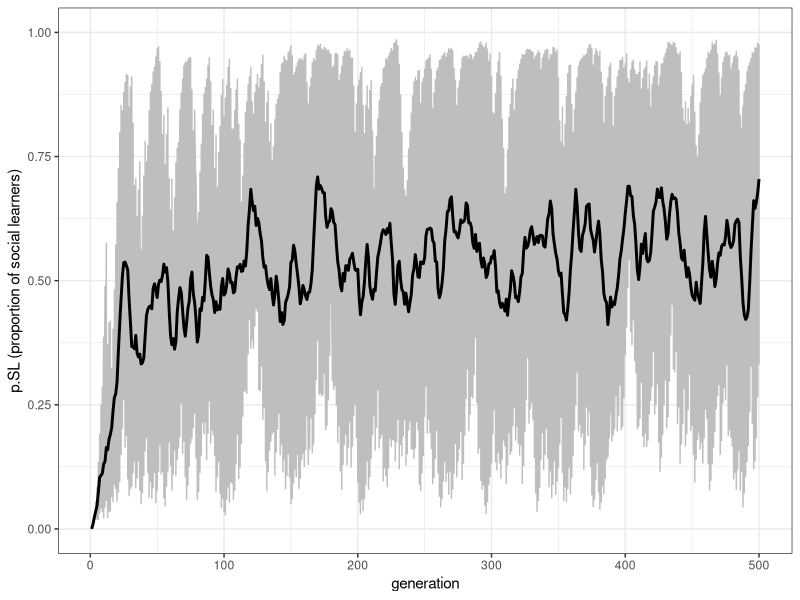
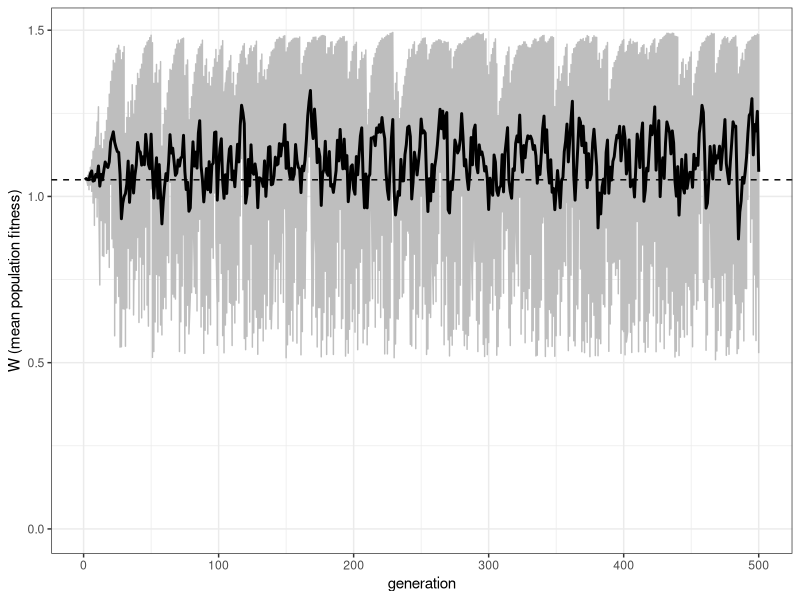
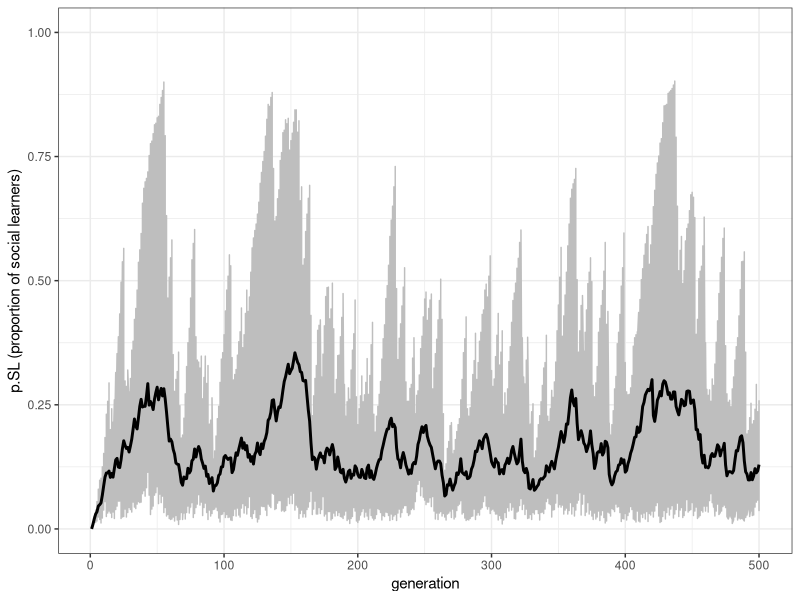
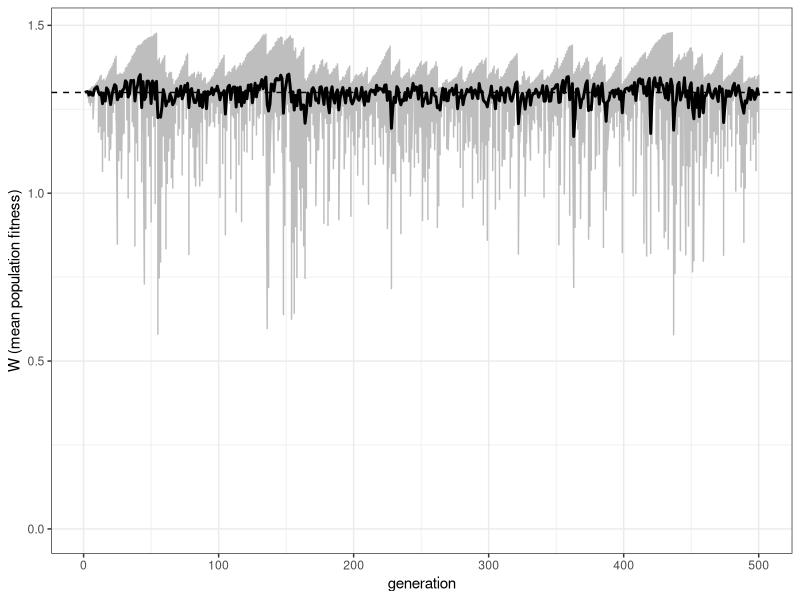
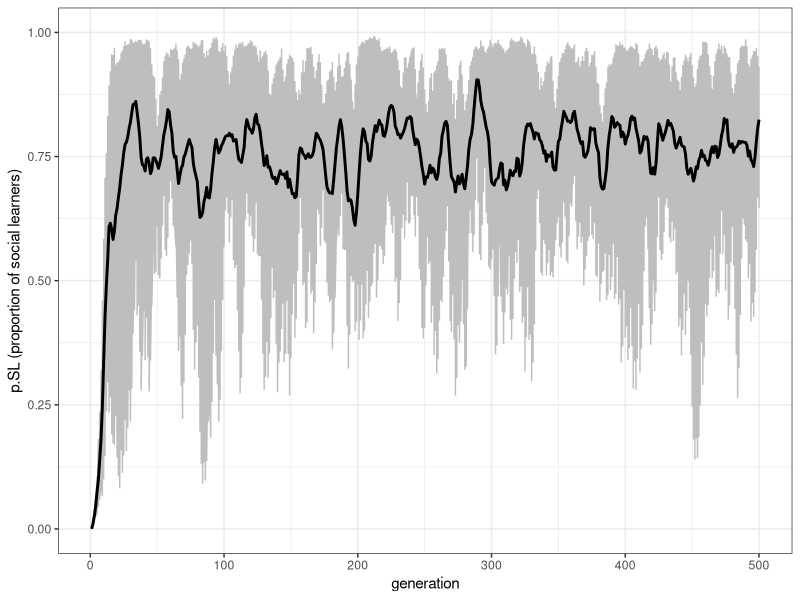
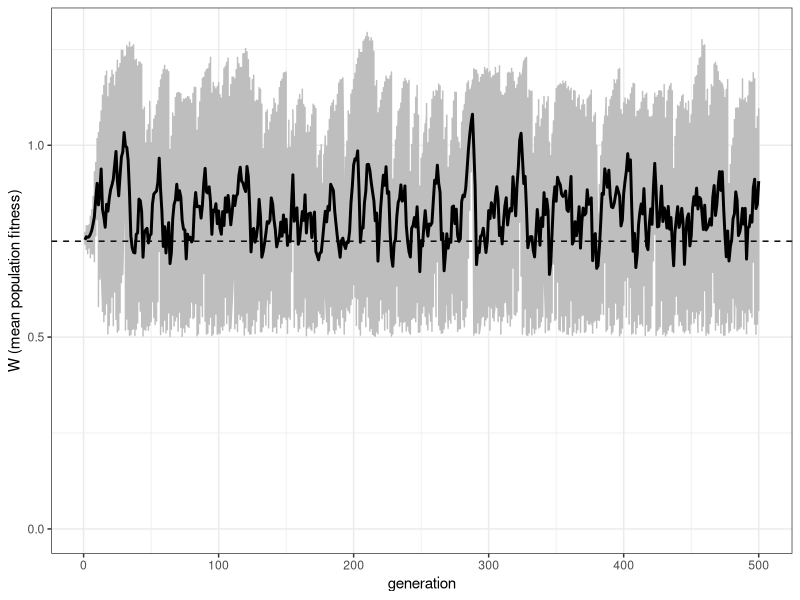
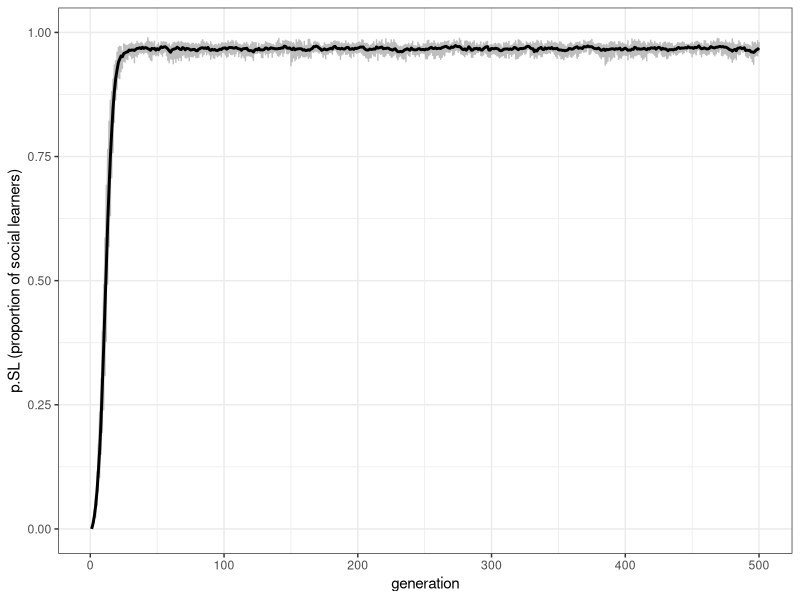
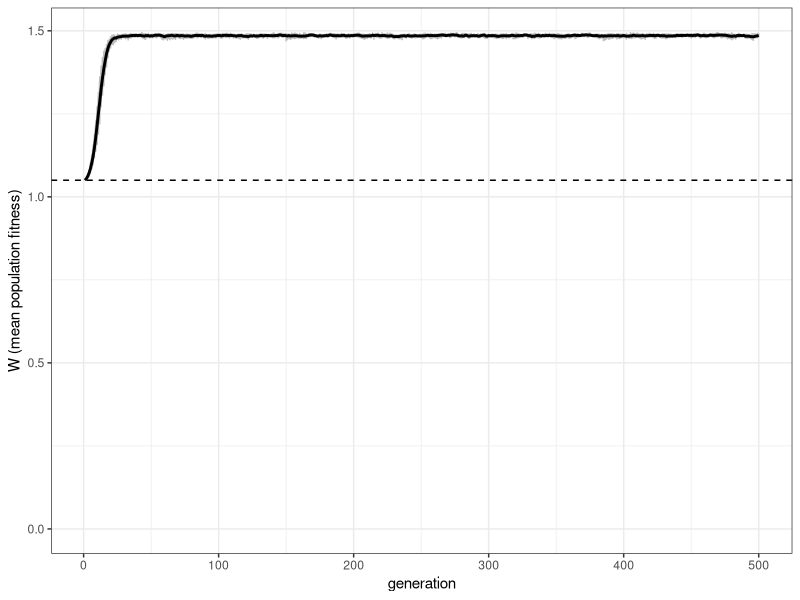

The R source for these figures, in order:
## ---- chunk 1
library(tidyverse)

N <- 100
r_max <- 1
t_max <- 10

output <- tibble(generation = rep(1:t_max, r_max), run = as.factor(rep(1:r_max, each = t_max)), p.SL = as.numeric(rep(NA, t_max * r_max)), W = as.numeric(rep(NA, t_max * r_max)))

population <- tibble(learning = rep("individual", N), behaviour = rep(NA, N), fitness = rep(NA, N))

E <- 0
## ---- chunk 2
if (sum(population$learning == "social") > 0) {
  population$behaviour[population$learning == "social"] <- sample(previous_population$behaviour, sum(population$learning == "social"), replace = TRUE)
}
## ---- chunk 3
p <- 0.8

learn_correct <- sample(c(TRUE, FALSE), N, prob = c(p, 1 - p), replace = TRUE)
population$behaviour[learn_correct & population$learning == "individual"] <- E
population$behaviour[!learn_correct & population$learning == "individual"] <- E - 1
## ---- chunk 4

w <- 1
b <- 0.5
s <- 0
c <- 0.9

population$fitness <- w  # baseline fitness

# for individuals with behaviour matched to the environment, add b
population$fitness[population$behaviour == E] <- population$fitness[population$behaviour == E] + b  
# for individuals with behaviour not matched to the environment, subtract b
population$fitness[population$behaviour != E] <- population$fitness[population$behaviour != E] - b

# impose cost b*c on individual learners
population$fitness[population$learning == "individual"] <- population$fitness[population$learning == "individual"] - b*c  
# impose cost b*s on social learners
population$fitness[population$learning == "social"] <- population$fitness[population$learning == "social"] - b*s 

## ---- chunk 5

t <- 1
r <- 1

output[output$generation == t & output$run == r, ]$p.SL <- mean(population$learning == "social")
output[output$generation == t & output$run == r, ]$W <- mean(population$fitness)

## ---- chunk 6

mu <- 0.1

previous_population <- population
population$behaviour <- NA
population$fitness <- NA
      
# probability of individual learning in new generation (population) is proportional to the relative fitness of individual learners in the previous_population
      
# relative fitness of individual learners (if there are any)
if (sum(previous_population$learning == "individual") > 0) {
  fitness_IL <- sum(previous_population$fitness[previous_population$learning == "individual"]) / sum(previous_population$fitness)
} else {
  fitness_IL <- 0
}
produce_IL <- sample(c(TRUE, FALSE), N, prob = c(fitness_IL, 1 - fitness_IL), replace = TRUE)
      
# also add mutation, chance of switching learning types
mutation <- sample(c(TRUE, FALSE), N, prob = c(mu, 1 - mu), replace = TRUE)
      
# if parent is an individual learner and no mutation, then they're an ind learner
population$learning[produce_IL & !mutation] <- "individual"  
# if parent is a social learner and no mutation, then they're a social learner
population$learning[!produce_IL & !mutation] <- "social"  
# if parent is an individual learner plus mutation, then they're a social learner
population$learning[produce_IL & mutation] <- "social"  
# if parent is a social learner plus mutation, then they're an ind learner
population$learning[!produce_IL & mutation] <- "individual"  

## ---- chunk 7

u <- 0.1

if (runif(1) < u) E <- E + 1

## ---- chunk 8

rogers_model <- function(N, t_max, r_max, w = 1, b = 0.5, c, s = 0, mu, p, u) {
  
  # check parameters, to avoid negative fitnesses
  if (b*(1+c) > 1 || b*(1+s) > 1) {
    stop("Invalid parameter values: ensure b*(1+c) < 1 and b*(1+s) < 1")
  }
  
  # create output tibble
  # p.SL is the proportion of social learners in the population and W is the population mean fitness
  output <- tibble(generation = rep(1:t_max, r_max), run = as.factor(rep(1:r_max, each = t_max)), p.SL = as.numeric(rep(NA, t_max * r_max)), W = as.numeric(rep(NA, t_max * r_max)))
  
  for (r in 1:r_max) {
    
    # create a population of individuals
    # learning type is 'individual' or 'social' (initially all 'individual')
    # behaviour is indexed by an integer, which may or may not match the environment
    # fitness is the individual's fitness, given their learning type, behaviour and the environment
    population <- tibble(learning = rep("individual", N), behaviour = rep(NA, N), fitness = rep(NA, N))
    
    # initialise the environment
    E <- 0
    
    for (t in 1:t_max) {
      
      # 1. social learners copy the behaviour of a randomly chosen member of the previous generation
      if (sum(population$learning == "social") > 0) {
        population$behaviour[population$learning == "social"] <- sample(previous_population$behaviour, sum(population$learning == "social"), replace = TRUE)
      }
      
      # 2. individual learners learn the correct behaviour (E) with probability p
      # otherwise they learn the incorrect behaviour (E - 1)
      learn_correct <- sample(c(TRUE, FALSE), N, prob = c(p, 1 - p), replace = TRUE)
      population$behaviour[learn_correct & population$learning == "individual"] <- E
      population$behaviour[!learn_correct & population$learning == "individual"] <- E - 1
      
      # 3. get fitnesses
      population$fitness <- w  # baseline fitness
      # for individuals with behaviour matched to the environment, add b
      population$fitness[population$behaviour == E] <- population$fitness[population$behaviour == E] + b  
      # for individuals with behaviour not matched to the environment, subtract b
      population$fitness[population$behaviour != E] <- population$fitness[population$behaviour != E] - b
      # impose cost b*c on individual learners
      population$fitness[population$learning == "individual"] <- population$fitness[population$learning == "individual"] - b*c  
      # impose cost b*s on social learners
      population$fitness[population$learning == "social"] <- population$fitness[population$learning == "social"] - b*s 
      
      # 4. store population characteristics in output
      output[output$generation == t & output$run == r, ]$p.SL <- mean(population$learning == "social")
      output[output$generation == t & output$run == r, ]$W <- mean(population$fitness)
      
      # 5. reproduction
      previous_population <- population
      population$behaviour <- NA
      population$fitness <- NA
      
      # probability of individual learning in new generation (population) is proportional to the relative fitness of individual learners in the previous_population
      
      # relative fitness of individual learners (if there are any)
      if (sum(previous_population$learning == "individual") > 0) {
        fitness_IL <- sum(previous_population$fitness[previous_population$learning == "individual"]) / sum(previous_population$fitness)
      } else {
        fitness_IL <- 0
      }
      produce_IL <- sample(c(TRUE, FALSE), N, prob = c(fitness_IL, 1 - fitness_IL), replace = TRUE)
      
      # also add mutation, chance of switching learning types
      mutation <- sample(c(TRUE, FALSE), N, prob = c(mu, 1 - mu), replace = TRUE)
      
      # if parent is an individual learner and no mutation, then they're an ind learner
      population$learning[produce_IL & !mutation] <- "individual"  
      # if parent is a social learner and no mutation, then they're a social learner
      population$learning[!produce_IL & !mutation] <- "social"  
      # if parent is an individual learner plus mutation, then they're a social learner
      population$learning[produce_IL & mutation] <- "social"  
      # if parent is a social learner plus mutation, then they're an ind learner
      population$learning[!produce_IL & mutation] <- "individual"  
      
      # 6. potential environmental change
      # increment the environmental state with probability u
      if (runif(1) < u) E <- E + 1
      
    }
  }
  output
}

## ---- chunk 9

data_model <- rogers_model(N = 1000, t_max = 500, r_max = 10, c = 0.9, mu = 0.01, p = 1, u = 0.2)

## ---- chunk 10
plot_p.SL <- function(data_model) {
  ggplot(data = data_model, aes(y = p.SL, x = generation)) +
    geom_line(col = "grey") +
    stat_summary(fun = mean, geom = "line", size = 1) +
    ylim(c(0, 1)) +
    theme_bw() +
    labs(y = "p.SL (proportion of social learners)")
}

plot_p.SL(data_model)
## ---- chunk 11

plot_W <- function(data_model, w=1, b=0.5, c, p) {
  ggplot(data = data_model, aes(y = W, x = generation)) +
    geom_line(col = "grey") +
    stat_summary(fun = mean, geom = "line", size = 1) +
    geom_hline(yintercept = w + b*(2*p - c - 1), linetype = 2) +
    ylim(c(0, NA)) +
    theme_bw() +
    labs(y = "W (mean population fitness)")
}

plot_W(data_model, c = 0.9, p = 1)

## ---- chunk 12
data_model <- rogers_model(N = 1000, t_max = 500, r_max = 10, c = 0.4, mu = 0.01, p = 1, u = 0.2)
plot_p.SL(data_model)
plot_W(data_model, c = 0.4, p = 1)
## ---- chunk 13
data_model <- rogers_model(N = 1000, t_max = 500, r_max = 10, c = 0.9, mu = 0.01, p = 0.7, u = 0.2)
plot_p.SL(data_model)
plot_W(data_model, c = 0.9, p = 0.7)
## ---- chunk 14
data_model <- rogers_model(N = 1000, t_max = 500, r_max = 10, c = 0.9, mu = 0.01, p = 1, u = 0.0)
plot_p.SL(data_model)
plot_W(data_model, c = 0.9, p = 1)
